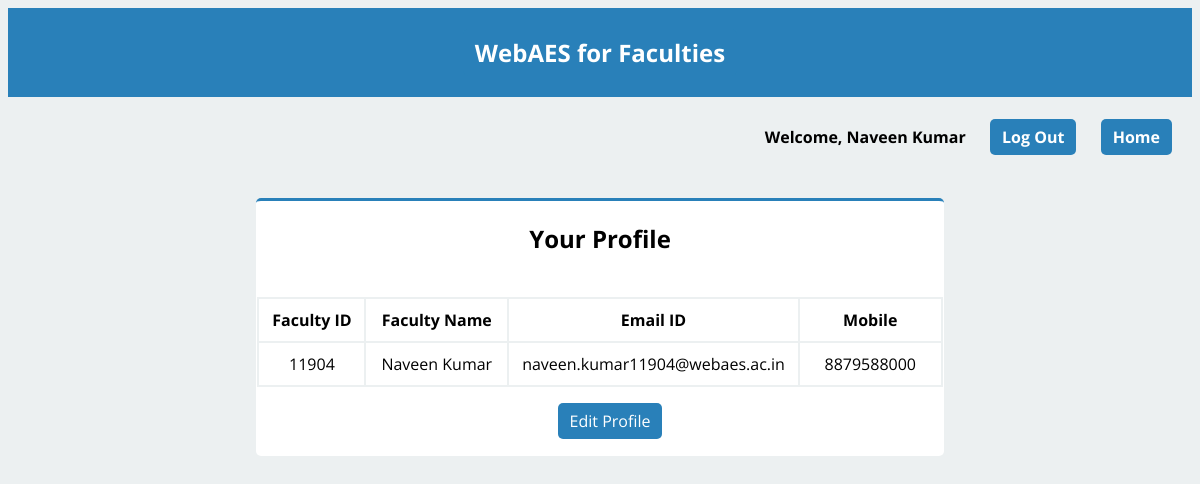
The page /faculty-profile.php (signed in) on the database its author committed.
### tables this page shows
CREATE TABLE `faculty` (
  `faculty_ID` int(5) NOT NULL,
  `password` varchar(20) NOT NULL,
  `faculty_name` varchar(50) NOT NULL,
  `email` varchar(100) NOT NULL,
  `mobile` varchar(10) NOT NULL
);

### faculty-session.php (called while the page is built, shortened)
<?php
   include('config.php');
   $user_check = $_SESSION['login_user'];
   $ses_sql = mysqli_query($db,"select faculty_ID, faculty_name from faculty where faculty_ID = '$user_check' ");
   $row = mysqli_fetch_array($ses_sql,MYSQLI_ASSOC);
   $login_session = $row['faculty_name'];
   $login_id = $row['faculty_ID'];
?>

### faculty-profile.php (the view, shortened to what this page needs)
<?php
   include('faculty-session.php');
?>
<html>
    <head>
        <link rel='stylesheet' type='text/css' href='style.css'>
    </head>
    <body>
        <header class='header'>
            <h2><a class='header-link' href='faculty-home.php'>WebAES for Faculties</a></h2>
        </header>
        <div class='welcome'>
            <h4 class='align-right'>Welcome, <?php echo $login_session; ?> &emsp; <a href='logout.php'>Log Out</a> &emsp; <a href='faculty-home.php'>Home</a></h4>
        </div>
        <div class='main-content'>
            <?php
                $sql = "SELECT faculty_ID, faculty_name, email, mobile FROM faculty WHERE faculty_ID = '$login_id'";
                $result = mysqli_query($db, $sql);
                echo '<div class="row"><div class="profile-table">
                        <table>
                        <h2 class="align-center">Your Profile</h2><br>
                            <tr>
                                <th style="width: 15%;">Faculty ID</th>
                                <th style="width: 20%;">Faculty Name</th>
                                <th style="width: 20%;">Email ID</th>
                                <th style="width: 20%;">Mobile</th>
                            </tr>';
                while($row = mysqli_fetch_array($result, MYSQLI_ASSOC)){
                    echo '<tr>
                            <td class="align-center">' . $row["faculty_ID"] . '</td>
                            <td class="align-center">' . $row["faculty_name"] . '</td>
                            <td class="align-center">' . $row["email"] . '</td>
                            <td class="align-center">' . $row["mobile"] . '</td>
                        </tr>';
                }
                echo '</table><p class="align-center"><a href="edit-faculty-profile.php">Edit Profile</a></p></div></div>';
            ?>
        </div>
    </body>
</html>

### style.css (style rules this page uses)
body { font-family: 'Open Sans'; background-color: #ecf0f1; }
.header { padding-top: 1px; padding-bottom: 1px; background-color: #2980b9; color: #fff; font-family: 'Open Sans'; text-align: center; }
.main-content { margin: 20px; padding: 1px; align-items: center; }
.row { display: flex; }
h4, p { padding-left: 20px; }
.align-right { padding-right: 20px; text-align: right; }
.align-center { text-align: center; }
a:link, a:visited { background-color: #2980b9; color: white; padding: 7px 12px; text-decoration: none; display: inline-block; border-radius: 5px; }
.welcome { padding-top: 1px; padding-bottom: 1px; }
table, th, td { border: 2px solid; border-color: #ecf0f1; border-collapse: collapse; border-radius: 5px; padding: 10px; }
.profile-table, .faculty-results-table { background-color: #fff; padding: 1px; border-radius: 5px; border-top-style: solid; border-top-width: 3px; border-top-color: #2980b9; width: 60%; margin-left: auto; margin-right: auto; }

### rows shown on the page
faculty: faculty_name "Naveen Kumar", faculty_ID "11904", email "naveen.kumar11904@webaes.ac.in", mobile "8879588000"
